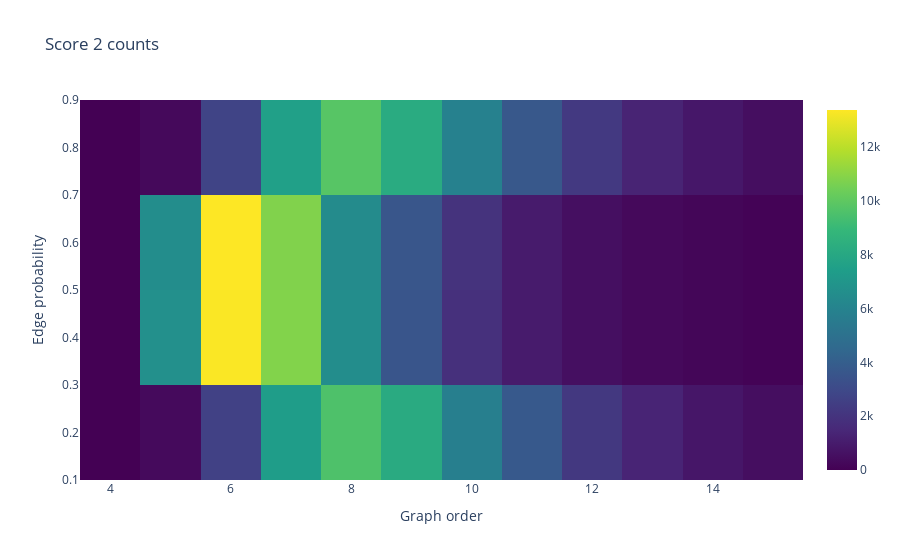

Notebook code cell kept with this figure:
### Code cell
# extract data from results dictionary
edge_probs = parameter_grid["edge_prob"]
graph_orders = parameter_grid["graph_order"]
score_2_counts = [[results[(edge_prob, graph_order)]["score_2_count"] for graph_order in graph_orders] for edge_prob in edge_probs]

# create heatmap
heatmap = go.Heatmap(
    z=score_2_counts,
    x=graph_orders,
    y=edge_probs,
    colorscale='Viridis'
)

# create layout
layout = go.Layout(
    title='Score 2 counts',
    xaxis=dict(title='Graph order'),
    yaxis=dict(title='Edge probability')
)

# create figure
fig = go.Figure(data=[heatmap], layout=layout)

# show figure
fig.show()

### Figure 1 — Plotly figure (JSON) as saved in the notebook; plotly's stock layout.template omitted (floating-point values rounded to 4 significant figures)
{"data": [{"colorscale": [[0, "#440154"], [0.1111, "#482878"], [0.2222, "#3e4989"], [0.3333, "#31688e"], [0.4444, "#26828e"], [0.5556, "#1f9e89"], [0.6667, "#35b779"], [0.7778, "#6ece58"], [0.8889, "#b5de2b"], [1, "#fde725"]], "type": "heatmap", "x": [4, 5, 6, 7, 8, 9, 10, 11, 12, 13, 14, 15], "y": [0.2, 0.4, 0.6, 0.8], "z": [[0, 339, 2596, 7371, 9572, 8171, 5781, 3720, 2204, 1346, 806, 487], [0, 6660, 13316, 10827, 6551, 3546, 1830, 975, 547, 288, 178, 94], [0, 6531, 13372, 10804, 6418, 3575, 1959, 990, 529, 306, 181, 92], [0, 305, 2744, 7540, 9795, 8187, 5887, 3678, 2235, 1339, 854, 481]]}], "layout": {"title": {"text": "Score 2 counts"}, "xaxis": {"title": {"text": "Graph order"}}, "yaxis": {"title": {"text": "Edge probability"}}}}
